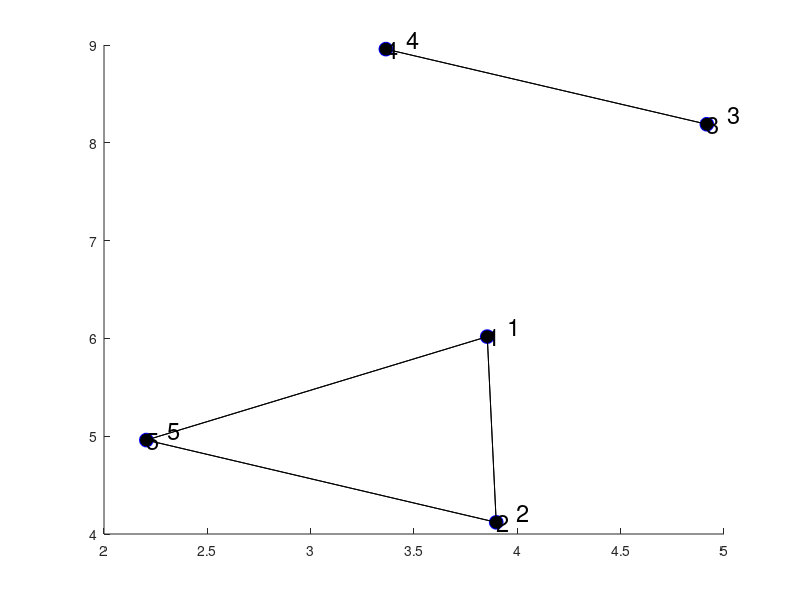

Here is the MATLAB script that generated this plot: (Note: this script raises an error after producing the figure.)
 clc
 clear all
 close all
 
for t=5:5;

%This script only executes the first part of the "createScenarioext"
%script, in order to generate the graph of BGs. The connectivity matrix of
%this graph would be exported as a text file, which later would be imported
%into a Mathematica script "IndependentSubsetGenerator", in order to
%generate the disjoint sets of independent subsets. These sets would later
%be imported into the "poolRBAllocationReuse" script and the RB allocation
%would be done based on these sets (intelligent allocation(reuse))

%Coordinates Cell 1
Cell1X = 3.5;
Cell1Y = 6;
Cell1R = 5;

%Create 3 transmitters (Broadcast groups) (X & Y parameters and radius)
%inside the cell 1
numberOfBG = t; %--------------------CHANGE NUMBER OF BG'S----------------
save('numberOfBG.mat','numberOfBG')

numberOfReceivers = 10;
save('numberOfReceivers.mat','numberOfReceivers')

BGC1=zeros(numberOfBG,3);

%I'll uniformly distribute the transmitters as well; for now, I've
%commented it and use the previous fix coordinates.
for a=1:numberOfBG;
    %uniformly distribute transmitters
        BGC1(a,1)=unifrnd((Cell1X-3),(Cell1X+3));
        BGC1(a,2)=unifrnd((Cell1Y-3),(Cell1Y+3));
        BGC1(a,3)=2;
end;


%BGC1coor=BGC1(: , 1:2);
textFileName = ['BGC' num2str(t) '.txt'];
dlmwrite(textFileName,BGC1);

 %--------------------------------------------------------------------------%
 %------------------------------Extension part------------------------------%
 %----This part saves the connectivity matrix of the BG transmitters in a txt file for later use to do distance-based reuse and not random------%
 %we will form independent subsets of size "LI" out of the whole complete graph of the transmitters in Mathematica, by first importing 
 %the connectivity matrix "D2D-connectivity-matrix.txt" and then use the built-in function to generate the independent subsets of size "LI"%
  
 %For this, first we create a graph, containing the BG transmitters as the nodes and
 %connect the ones that are closer than the given transmission range "0.5 km"
 
 %First we take the first two columns of "BGC1" matrix to save the (X,Y) of nodes
 M = BGC1(: , 1:2)
 Size_mat= size(M)
 
 %Now spot the ones that are closer than double the transmission range "2km"
 %matrices to save metrics of interest
 Dist_of_nodes=zeros(Size_mat(1,1),Size_mat(1,1));
 Logic_Dist_of_nodes=zeros(Size_mat(1,1),Size_mat(1,1));

 % "2" in the following "for" loop is the 2*transmission range of D2D transmitters (2km)
 for i = 1:Size_mat(1,1);
    for j = 1:Size_mat(1,1);
         dist =norm(M(i,:) - M(j,:));
         Dist_of_nodes(i,j)=dist;
            if i~=j && dist<2;
                Logic_Dist_of_nodes(i,j)=1;
            else
                 Logic_Dist_of_nodes(i,j)=0;
            end;
    end;

 end;


 %In the following we make the graph out of the "Logic_Dist_of_nodes"
 %matrix
 
 %plot the generated graph
 figure(2)
 hold on
 for i=1:Size_mat(1,1);
   plot(M(i,1), M(i,2), 'bo','MarkerFaceColor',[0 0 0],'MarkerSize',10); 
   %numbering the nodes
   text(M(i,1), M(i,2), num2str(i),'FontSize',17);
   dx = 0.1; dy = 0.1; % displacement so the text does not overlay the data points
   text(M(i,1)+dx, M(i,2)+dy, num2str(i),'FontSize',17);
   %grid on
 end;
 
 
%plot lines btwn any two points, with relative distance
%less than threshold distance

 for i = 1:Size_mat(1,1);
    for j = 1:Size_mat(1,1);
         
        if Logic_Dist_of_nodes(i,j)==1;
                
           line([M(i,1) M(j,1)], [M(i,2) M(j,2)],'Color',[0 0 0],'LineStyle', '-');
        end;
    end;

 end;

%define Load Index(LI). Since we need "LI" in order to run the Mathematica code for determining the independent subsets of the graph, we get and export it here as follows
D2DresourcesSRBDefaultCell1=4;%The default number of continious RBs for a user is 5, so at each subframe we have 4 number of default resources
LI=numberOfBG/D2DresourcesSRBDefaultCell1
%save('/Users/toor/Desktop/Script_Files/Matlab/D2D/ExtensionBatch/LI.txt','LI','-ascii');
fid = fopen('/Users/toor/Desktop/Script_Files/Matlab/D2D/ExtensionBatch/LI.txt', 'wt');
fprintf(fid,'% g',LI);
 
%save the plot as figure
%figure(z)
FileName=sprintf('D2D-connectivity-graph');
saveas(figure(2),FileName,'pdf');

%save the connectivity matrix corresponding to the figure in a text file to be imported in Mathematica 
fid = fopen('/Users/toor/Desktop/Script_Files/Matlab/D2D/ExtensionBatch/D2D-connectivity-matrix.txt', 'wt');
%fprintf(fid,'% g',Logic_Dist_of_nodes);
for i = 1:numberOfBG
    for j = 1:numberOfBG
        fprintf(fid,'% g',Logic_Dist_of_nodes(i,j));
    end
    fprintf(fid,'\n');
end
 
%save the numberOfBG in a text file to be imported in Mathematica. We use
%this number to check the presence of all BGs in the generated disjoint
%independent subset "result" in Mathematica, before importing it to Matlab
fid = fopen('/Users/toor/Desktop/Script_Files/Matlab/D2D/ExtensionBatch/numberOfBG.txt', 'wt');
fprintf(fid,'% g',numberOfBG);

%Since we need to know the "new" number of D2D resources (in case of
%adaptation), in order to run the Mathematica script with the right number
%of assumed resources, we need to run that part of the code in
%"createScenarioext" related to resource calculation, also here

%--------------------------------------------------------------------------%
%-------------------Extension starts for new RB allocation-----------------%
%--------------------------------------------------------------------------%
%nr of continuously allocated RBs, by default
LCRBdefaultCell1=5;
%system BW in terms of RBs
BW=50;
%determine total nr of default resources;in this case D2D and CUE have the
%same LCRB
nrResourcesdefaultCell1=BW/LCRBdefaultCell1;

%determine nr of resources for D2Ds in "on" bits; in terms of RBs;
%D2Dresources is constant:20 RBs in total; at each side(bottom/top):10
D2DresourcesRBCell1=20;

%determine nr of resources for D2Ds in "on" bits; in terms of SRBs
D2DresourcesSRBDefaultCell1=D2DresourcesRBCell1/LCRBdefaultCell1;

%determine nr of resources for CUEs in "on" bits; in terms of RBs:always
%50-20=30 RBs. so, 30/5=6SRBs for CUEs.
CUEresourceson=BW-(D2DresourcesRBCell1);

%determine nr of resources for CUEs in "off" bits; in terms of RBs
CUEresourcesoff=BW;

%Also define Load Index(LI) here, because we need it for calculations
LI=numberOfBG/D2DresourcesSRBDefaultCell1

%determine LIth; the threshold LI of the system, using the circle packing
%problem; I'll put a precise formula here; Note that I've changed the radius of D2D
%transmitters from 0.5km to 2km, in order to have more reasonable "LIth"
LIth=0.83*((Cell1R/2)^2)-1.9;
LIth=floor(LIth);


%   if (1<LI && LI<=LIth) || (LIth<LI && LI<LIth+1);%no need for rate adaptation yet
%       %consider the same default setting as the new ones; we do this rename
%       %to avoid errors while loading variables in "poolRBAllocationReuse".
%       newD2DresourcesSRBCell1=D2DresourcesSRBDefaultCell1;
%       fid = fopen('/Users/toor/Desktop/Script_Files/Matlab/D2D/ExtensionBatch/newD2DresourcesSRBCell1.txt', 'wt');
%       fprintf(fid,'% g',newD2DresourcesSRBCell1);
%       dlmwrite('LI.txt',LI);
%   elseif LI>=LIth+1;%adaptation needed
%       %adjust the data rate, i.e. LCRB, such that LI=LIth
%       LI=LIth;
%       newD2DresourcesSRBCell1=numberOfBG/LIth;
%       newD2DresourcesSRBCell1=ceil(newD2DresourcesSRBCell1);
%       %find the nr of resources at bottom and top of 1 subframe, with 50
%       %RBs. we'll have "xSRB" resources at bottom and "xSRB" resources at top.
%       xSRB=newD2DresourcesSRBCell1/2; 
%       %xSRB=floor(xSRB);
%       xSRB=ceil(xSRB);
%       newD2DresourcesSRBCell1=2*(xSRB);
%       dlmwrite('LI.txt',LI);
%       fid = fopen('/Users/toor/Desktop/Script_Files/Matlab/D2D/ExtensionBatch/newD2DresourcesSRBCell1.txt', 'wt');
%       fprintf(fid,'% g',newD2DresourcesSRBCell1);
%   end;

%the following is the setting for "without rate adjustment"

      %consider the same default setting as the new ones; we do this rename
      %to avoid errors while loading variables in "poolRBAllocationReuse".
      newD2DresourcesSRBCell1=D2DresourcesSRBDefaultCell1;
      fid = fopen('/Users/toor/Desktop/Script_Files/Matlab/D2D/ExtensionBatch/newD2DresourcesSRBCell1.txt', 'wt');
      fprintf(fid,'% g',newD2DresourcesSRBCell1);
      dlmwrite('LI.txt',LI);


%--------------------------------------------------------------------------%
%--------------------Extension ends for new RB allocation------------------%
%--------------------------------------------------------------------------%
pause 
%createScenarioext;
end;




